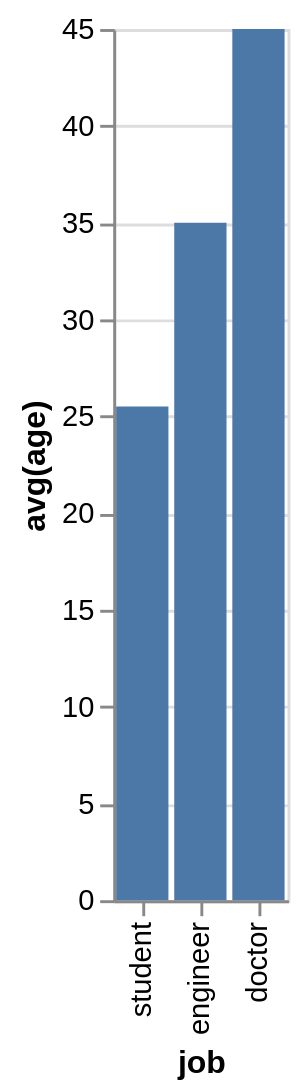

Vega-Lite specification for this chart:
### Vega-Lite specification from a JSON file in a GitHub repository (floating-point values rounded to 4 significant figures)
{"data": {"values": [{"x_data": "student", "y_data": 25.5}, {"x_data": "engineer", "y_data": 35}, {"x_data": "doctor", "y_data": 45}]}, "mark": "bar", "encoding": {"x": {"field": "x_data", "type": "nominal", "title": "job", "sort": "descending"}, "y": {"field": "y_data", "type": "quantitative", "title": "avg(age)"}}}
